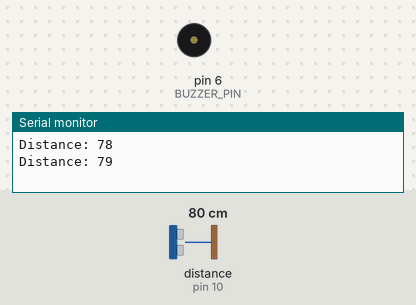
Bench run of a sketch on a simulated Arduino Uno, built with avr-gcc and run on an emulated ATmega328P. Shown: buzzer (waves = sounding), the last lines printed to the serial monitor. Wiring (inferred from the names in the program): ultrasonic range finder: trigger pin 9; echo pin 10. Inputs (shaded band) come from the test bench; at power-on: distance to the obstacle (sensor on pin 10) 80 cm. The echo pulse lasts 58.3 µs per cm.

Above: at 1.8 s.
1.9 s: distance to the obstacle (sensor on pin 10) set to 23 cm
At 2.31 s:
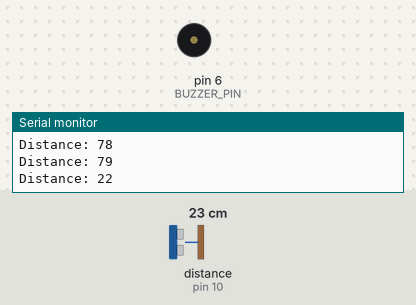
5.4 s: distance to the obstacle (sensor on pin 10) set to 20 cm
9.5 s: distance to the obstacle (sensor on pin 10) set to 35 cm
At 9.82 s:
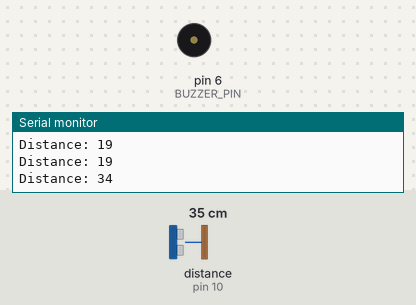
13.0 s: distance to the obstacle (sensor on pin 10) set to 99 cm
At 13.5 s:
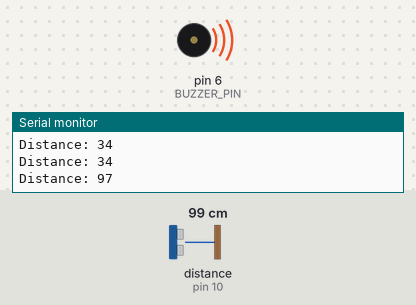
16.5 s: distance to the obstacle (sensor on pin 10) set to 106 cm
At 18.0 s:
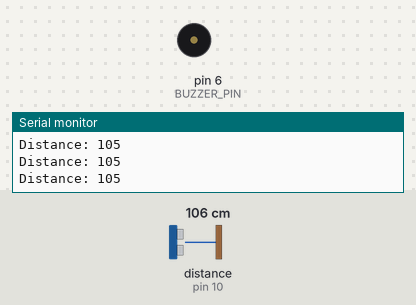
Timing chart, 0 to 19.1 s (numbered marks = the images above; inputs shaded):
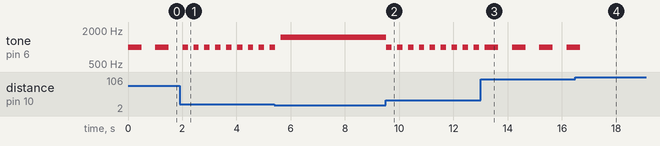

Measured:
- the behaviour switches between 102 and 103 cm on distance to the obstacle (sensor on pin 10) (found by bisection; images 3 and 4)
- after the input at 1.9 s, tone on pin 6 (BUZZER_PIN): alternates 1000 Hz for 0.20 s and silent for 0.20 s, starting after 0.31 s
- after the input at 9.5 s, tone on pin 6 (BUZZER_PIN): alternates 1000 Hz for 0.20 s and silent for 0.20 s, starting at once
- after the input at 13.0 s, tone on pin 6 (BUZZER_PIN): alternates 1000 Hz for 0.50 s and silent for 0.51 s, starting after 0.65 s
- after the input at 16.5 s, tone on pin 6 (BUZZER_PIN): goes on until 16.7 s, then stays silent
- by itself, tone on pin 6 (BUZZER_PIN): alternates 1000 Hz for 0.50 s and silent for 0.51 s

The sketch:

blindstick.ino
```cpp
#define TRIG_PIN 9
#define ECHO_PIN 10
#define BUZZER_PIN 6

long duration;
int distance;

void setup() {
  pinMode(TRIG_PIN, OUTPUT);
  pinMode(ECHO_PIN, INPUT);
  pinMode(BUZZER_PIN, OUTPUT);

  Serial.begin(9600);
}

void loop() {
  // Clear trigger
  digitalWrite(TRIG_PIN, LOW);
  delayMicroseconds(2);

  // Send 10µs pulse
  digitalWrite(TRIG_PIN, HIGH);
  delayMicroseconds(10);
  digitalWrite(TRIG_PIN, LOW);

  // Read echo time
  duration = pulseIn(ECHO_PIN, HIGH);

  // Calculate distance in cm
  distance = duration * 0.034 / 2;

  Serial.print("Distance: ");
  Serial.println(distance);

  // Blind stick logic
  if (distance > 100) {
    // No beep (far away)
    noTone(BUZZER_PIN);
  }
  else if (distance > 50) {
    // Slow beep
    tone(BUZZER_PIN, 1000);
    delay(500);
    noTone(BUZZER_PIN);
    delay(500);
  }
  else if (distance > 20) {
    // Medium beep
    tone(BUZZER_PIN, 1000);
    delay(200);
    noTone(BUZZER_PIN);
    delay(200);
  }
  else {
    // Very close → continuous beep
    tone(BUZZER_PIN, 1500);
  }
}
```
